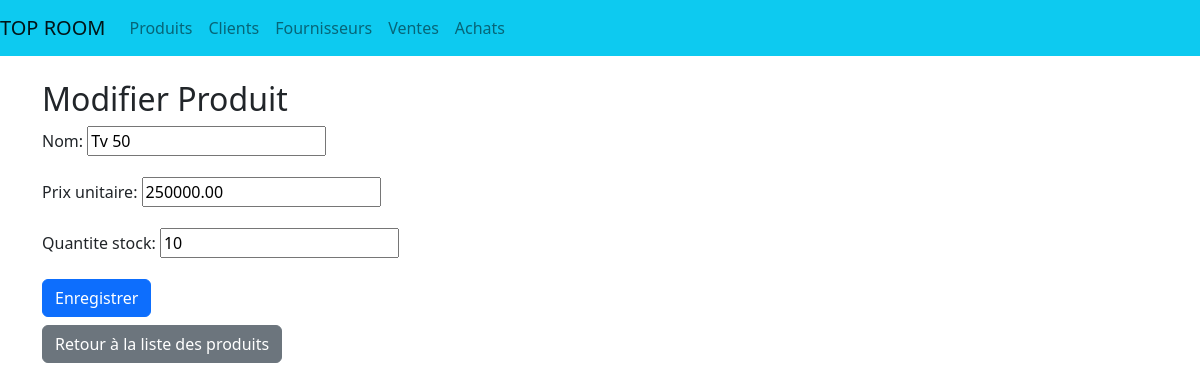
Screenshot of /produits/modifier/4/ with the database file from the repository.
### stockage/models.py (models this page shows, shortened)
class Produit(models.Model):
    nom = models.CharField(max_length=100)
    prix_unitaire = models.DecimalField(max_digits=10, decimal_places=2)
    quantite_stock = models.PositiveIntegerField(default=0)

### stockage/views.py (the view, shortened to what this page needs)
# urls.py: path('produits/modifier/<int:pk>/', ProduitUpdateView.as_view(), name='produit_update'),
class ProduitUpdateView(View):
    template_name = 'produit_form.html'
    def get(self, request, pk):
        produit = get_object_or_404(Produit, pk=pk)
        form = ProduitForm(instance=produit)
        return render(request, self.template_name, {'form': form})

### stockage/forms.py
class ProduitForm(forms.ModelForm):
    class Meta:
        model = Produit
        fields = '__all__'

### stockage/templates/produit_form.html (shortened to what this page needs)
{% extends 'base.html' %}
{% block content %}
    <h2>{% if form.instance.pk %}Modifier{% else %}Nouveau{% endif %} Produit</h2>
    <form method="post">
        {{ form.as_p }}
        <button type="submit" class="btn btn-primary">Enregistrer</button>
    </form>
    <a href="{% url 'produit_list' %}" class="btn btn-secondary mt-2">Retour à la liste des produits</a>
{% endblock %}

### rows the page displays
Produit: nom "Tv 50", prix_unitaire "250000.00", quantite_stock "10"
